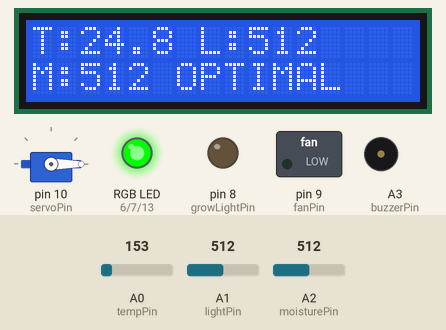
The sketch below on a simulated Arduino Uno, built with avr-gcc and run on an emulated ATmega328P. On the bench: servo, 16×2 character LCD, switched loads named in the sketch (green lamp = pin HIGH), an RGB LED mixed from three pins (HIGH = lit), output pins drawn as LEDs (lit = HIGH), buzzer (waves = sounding). Inputs (shaded band) come from the test bench; at power-on: A0 (tempPin) = 153, A2 (moisturePin) = 512, A1 (lightPin) = 512. What the sketch prints to the serial monitor is not drawn.

Above: at 3.4 s.
3.5 s: A0 (tempPin) set to 160
At 5.0 s:
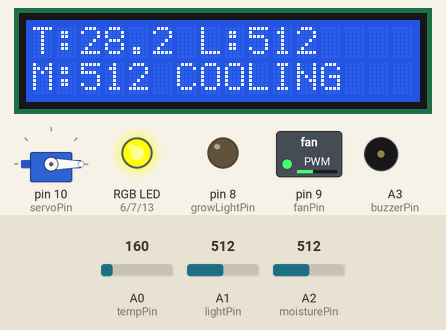
6.0 s: A0 (tempPin) set to 175
At 7.6 s:
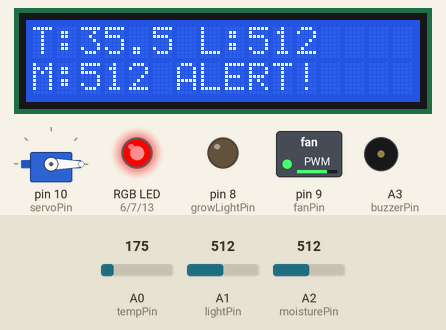
9.0 s: A2 (moisturePin) set to 416
At 10.17 s:
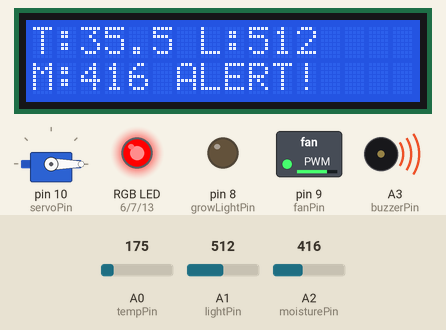
11.9 s: A2 (moisturePin) set to 386
At 12.9 s:
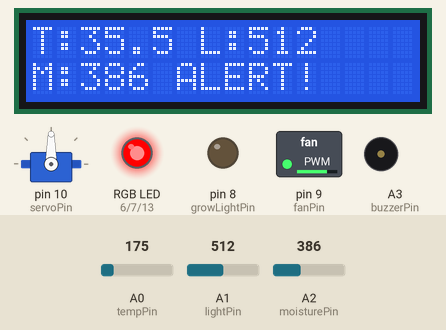
14.9 s: A0 (tempPin) set to 133
At 15.8 s:
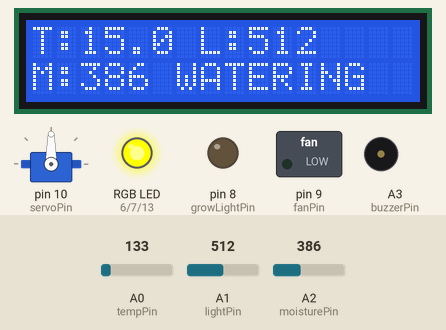
16.9 s: A1 (lightPin) set to 210
At 18.7 s:
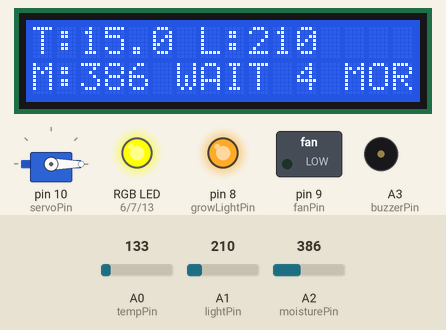
Timing chart, 0 to 20.1 s (numbered marks = the images above; inputs shaded):
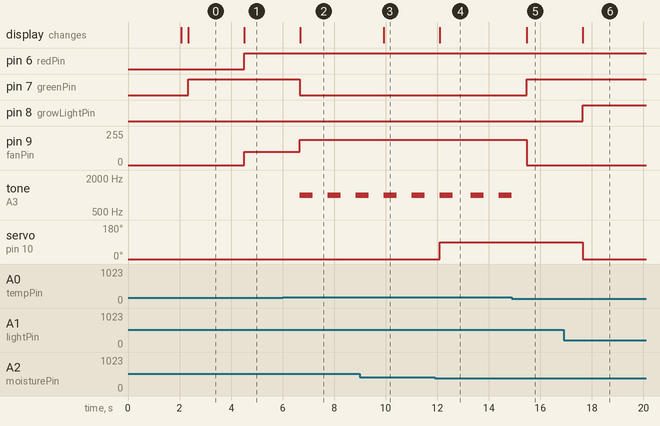

Measured:
- the behaviour switches between 159 and 160 on A0 (tempPin) (found by bisection; images 0 and 1)
- the behaviour switches between 400 and 399 on A2 (moisturePin) (found by bisection; images 3 and 4)
- after the input at 3.5 s, pin 6 (redPin): LOW → HIGH after 1.0 s; pin 9 (fanPin): 0/255 → 100/255 after 1.0 s; the display: changes after 1.0 s (image 1)
- after the input at 6.0 s, pin 7 (greenPin): HIGH → LOW after 0.67 s; pin 9 (fanPin): 100/255 → 190/255 after 0.67 s; tone on A3 (buzzerPin): alternates 1000 Hz for 0.50 s and silent for 0.58 s, starting after 0.67 s; the display: changes after 0.68 s (image 2)
- after the input at 9.0 s, the display: changes after 0.93 s (image 3)
- after the input at 11.9 s, servo on pin 10 (servoPin): 0° → 90° after 0.19 s; the display: changes after 0.20 s (image 4)
- after the input at 14.9 s, pin 7 (greenPin): LOW → HIGH after 0.57 s; pin 9 (fanPin): 190/255 → 0/255 after 0.57 s; tone on A3 (buzzerPin): stays silent (without the input it goes to 1000 Hz after 0.57 s); the display: changes after 0.58 s (image 5)
- after the input at 16.9 s, pin 8 (growLightPin): LOW → HIGH after 0.74 s; servo on pin 10 (servoPin): 90° → 0° after 0.74 s; the display: changes after 0.75 s (image 6)

The sketch:

magnificent_amur_borwo1.ino
```cpp
#include <LiquidCrystal.h>
#include <Servo.h>

// ========== PIN DEFINITIONS ==========
const int tempPin = A0;
const int lightPin = A1;
const int moisturePin = A2;
const int fanPin = 9;
const int servoPin = 10;
const int growLightPin = 8;
const int redPin = 6;
const int greenPin = 7;
const int bluePin = 13;
const int buzzerPin = A3;

LiquidCrystal lcd(12, 11, 5, 4, 3, 2);
Servo waterValve;

// ========== THRESHOLDS ==========
const float TEMP_HIGH = 28.0;
const float TEMP_CRITICAL = 35.0;
const int LIGHT_DARK = 300;
const int MOISTURE_DRY = 400;

// ========== DATA LOGGING ==========
float maxTemp = -100.0;
float minTemp = 1000.0;
float maxMoisture = 0;
float minMoisture = 1023;
unsigned long startTime = 0;
int logCounter = 0;

// ========== AVERAGING ==========
const int NUM_SAMPLES = 5;

float readAverageTemp() {
  long sum = 0;
  for (int i = 0; i < NUM_SAMPLES; i++) {
    sum += analogRead(tempPin);
    delay(5);
  }
  float avgReading = sum / (float)NUM_SAMPLES;
  float voltage = avgReading * (5.0 / 1023.0);
  return (voltage - 0.5) * 100.0;
}

int readAverageLight() {
  long sum = 0;
  for (int i = 0; i < NUM_SAMPLES; i++) {
    sum += analogRead(lightPin);
    delay(5);
  }
  return sum / NUM_SAMPLES;
}

int readAverageMoisture() {
  long sum = 0;
  for (int i = 0; i < NUM_SAMPLES; i++) {
    sum += analogRead(moisturePin);
    delay(5);
  }
  return sum / NUM_SAMPLES;
}

void setup() {
  Serial.begin(9600);

  pinMode(fanPin, OUTPUT);
  pinMode(growLightPin, OUTPUT);
  pinMode(redPin, OUTPUT);
  pinMode(greenPin, OUTPUT);
  pinMode(bluePin, OUTPUT);
  pinMode(buzzerPin, OUTPUT);

  waterValve.attach(servoPin);
  waterValve.write(0);

  lcd.begin(16, 2);
  lcd.print("Greenhouse Ready");
  delay(2000);
  lcd.clear();

  startTime = millis();

  Serial.println("========================================");
  Serial.println("   SMART GREENHOUSE CONTROLLER v2.1");
  Serial.println("========================================");
  Serial.println("Temp(C) | Light | Moisture | FanSpeed | Grow | Water | Status");
  Serial.println("-------------------------------------------------------------");
}

void loop() {
  // --- READ SENSORS ---
  float temperature = readAverageTemp();
  int lightLevel = readAverageLight();
  int moistureLevel = readAverageMoisture();

  // --- UPDATE MIN/MAX ---
  if (temperature > maxTemp) maxTemp = temperature;
  if (temperature < minTemp) minTemp = temperature;
  if (moistureLevel > maxMoisture) maxMoisture = moistureLevel;
  if (moistureLevel < minMoisture) minMoisture = moistureLevel;

  // --- SMOOTH FAN CONTROL (starts at 28C, stronger PWM range) ---
  int fanSpeed = 0;
  bool fanOn = false;
  if (temperature > TEMP_HIGH) {
    fanSpeed = map(constrain(temperature, 28, 40), 28, 40, 100, 255);
    analogWrite(fanPin, fanSpeed);
    fanOn = true;
  } else {
    analogWrite(fanPin, 0);
  }

  // --- GROW LIGHT ---
  bool lightOn = false;
  if (lightLevel < LIGHT_DARK) {
    digitalWrite(growLightPin, HIGH);
    lightOn = true;
  } else {
    digitalWrite(growLightPin, LOW);
  }

  // --- WATER VALVE (daytime only) ---
  bool waterOn = false;
  bool isDaytime = (lightLevel > LIGHT_DARK);

  if (moistureLevel < MOISTURE_DRY && isDaytime) {
    waterValve.write(90);
    waterOn = true;
  } else if (moistureLevel < MOISTURE_DRY && !isDaytime) {
    // Night + dry = blink to show "waiting for morning"
    int blinkPos = (millis() / 500) % 2 == 0 ? 15 : 0;
    waterValve.write(blinkPos);
  } else {
    waterValve.write(0);
  }

  // --- RGB + BUZZER ---
  bool critical = false;
  if (temperature > TEMP_CRITICAL) {
    digitalWrite(redPin, HIGH);
    digitalWrite(greenPin, LOW);
    digitalWrite(bluePin, LOW);
    tone(buzzerPin, 1000, 500);
    critical = true;
  } else if (temperature > TEMP_HIGH || moistureLevel < MOISTURE_DRY) {
    digitalWrite(redPin, HIGH);
    digitalWrite(greenPin, HIGH);
    digitalWrite(bluePin, LOW);
    noTone(buzzerPin);
  } else {
    digitalWrite(redPin, LOW);
    digitalWrite(greenPin, HIGH);
    digitalWrite(bluePin, LOW);
    noTone(buzzerPin);
  }

  // --- LCD DISPLAY (FIXED PRIORITY) ---
  lcd.clear();
  lcd.setCursor(0, 0);
  lcd.print("T:");
  lcd.print(temperature, 1);
  lcd.print(" L:");
  lcd.print(lightLevel);

  lcd.setCursor(0, 1);
  lcd.print("M:");
  lcd.print(moistureLevel);
  lcd.print(" ");

  // PRIORITY ORDER (highest to lowest):
  if (critical) {
    lcd.print("ALERT!");
  }
  else if (fanOn && fanSpeed > 220) {
    lcd.print("HOT!");
  }
  else if (fanOn) {
    lcd.print("COOLING");
  }
  else if (waterOn) {
    lcd.print("WATERING");
  }
  else if (!isDaytime && moistureLevel < MOISTURE_DRY) {
    // FIXED: Now checked BEFORE GROWING
    lcd.print("WAIT 4 MORN");
  }
  else if (lightOn) {
    lcd.print("GROWING");
  }
  else {
    lcd.print("OPTIMAL");
  }

  // --- SERIAL MONITOR ---
  Serial.print(temperature, 1);
  Serial.print("    | ");
  Serial.print(lightLevel);
  Serial.print("   | ");
  Serial.print(moistureLevel);
  Serial.print("      | ");
  Serial.print(fanSpeed);
  Serial.print("      | ");
  Serial.print(lightOn ? "ON " : "OFF");
  Serial.print(" | ");
  Serial.print(waterOn ? "ON " : (moistureLevel < MOISTURE_DRY ? "WAIT" : "OFF"));
  Serial.print(" | ");

  if (critical) Serial.println("CRITICAL");
  else if (!isDaytime && moistureLevel < MOISTURE_DRY) Serial.println("NIGHT-WAIT");
  else if (fanOn || waterOn || lightOn) Serial.println("ACTIVE");
  else Serial.println("OK");

  // --- DATA LOG (every 10 seconds) ---
  logCounter++;
  if (logCounter >= 10) {
    logCounter = 0;
    unsigned long elapsed = (millis() - startTime) / 1000;

    Serial.println();
    Serial.println("----- DATA LOG (" + String(elapsed) + "s) -----");
    Serial.print("Temp:  Min="); Serial.print(minTemp, 1);
    Serial.print("  Max="); Serial.println(maxTemp, 1);
    Serial.print("Moist: Min="); Serial.print(minMoisture);
    Serial.print("  Max="); Serial.println(maxMoisture);
    Serial.println("--------------------------------");
    Serial.println();
  }

  delay(1000);
}
```
